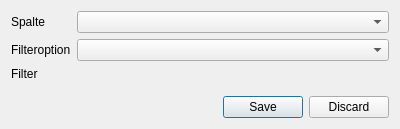
<?xml version="1.0" encoding="UTF-8"?>
<ui version="4.0">
    <class>FilterEditor</class>
    <widget class="QDialog" name="FilterEditor">
        <property name="geometry">
            <rect>
                <x>0</x>
                <y>0</y>
                <width>400</width>
                <height>129</height>
            </rect>
        </property>
        <property name="windowTitle">
            <string>Dialog</string>
        </property>
        <layout class="QGridLayout" name="gridLayout">
            <item row="4" column="1">
                <widget class="QDialogButtonBox" name="buttonBox">
                    <property name="orientation">
                        <enum>Qt::Horizontal</enum>
                    </property>
                    <property name="standardButtons">
                        <set>QDialogButtonBox::Discard|QDialogButtonBox::Save</set>
                    </property>
                </widget>
            </item>
            <item row="0" column="0">
                <widget class="QLabel" name="label_spalte">
                    <property name="text">
                        <string>Spalte</string>
                    </property>
                </widget>
            </item>
            <item row="2" column="0">
                <widget class="QLabel" name="label_filter">
                    <property name="text">
                        <string>Filter</string>
                    </property>
                </widget>
            </item>
            <item row="3" column="1">
                <spacer name="verticalSpacer">
                    <property name="orientation">
                        <enum>Qt::Vertical</enum>
                    </property>
                    <property name="sizeHint" stdset="0">
                        <size>
                            <width>20</width>
                            <height>40</height>
                        </size>
                    </property>
                </spacer>
            </item>
            <item row="0" column="1">
                <widget class="QComboBox" name="combobox_column"/>
            </item>
            <item row="1" column="1">
                <widget class="QComboBox" name="combobox_filteroption"/>
            </item>
            <item row="1" column="0">
                <widget class="QLabel" name="label_filteroption">
                    <property name="text">
                        <string>Filteroption</string>
                    </property>
                </widget>
            </item>
        </layout>
    </widget>
    <resources/>
    <connections>
        <connection>
            <sender>buttonBox</sender>
            <signal>accepted()</signal>
            <receiver>FilterEditor</receiver>
            <slot>accept()</slot>
            <hints>
                <hint type="sourcelabel">
                    <x>248</x>
                    <y>254</y>
                </hint>
                <hint type="destinationlabel">
                    <x>157</x>
                    <y>274</y>
                </hint>
            </hints>
        </connection>
        <connection>
            <sender>buttonBox</sender>
            <signal>rejected()</signal>
            <receiver>FilterEditor</receiver>
            <slot>reject()</slot>
            <hints>
                <hint type="sourcelabel">
                    <x>316</x>
                    <y>260</y>
                </hint>
                <hint type="destinationlabel">
                    <x>286</x>
                    <y>274</y>
                </hint>
            </hints>
        </connection>
    </connections>
</ui>
